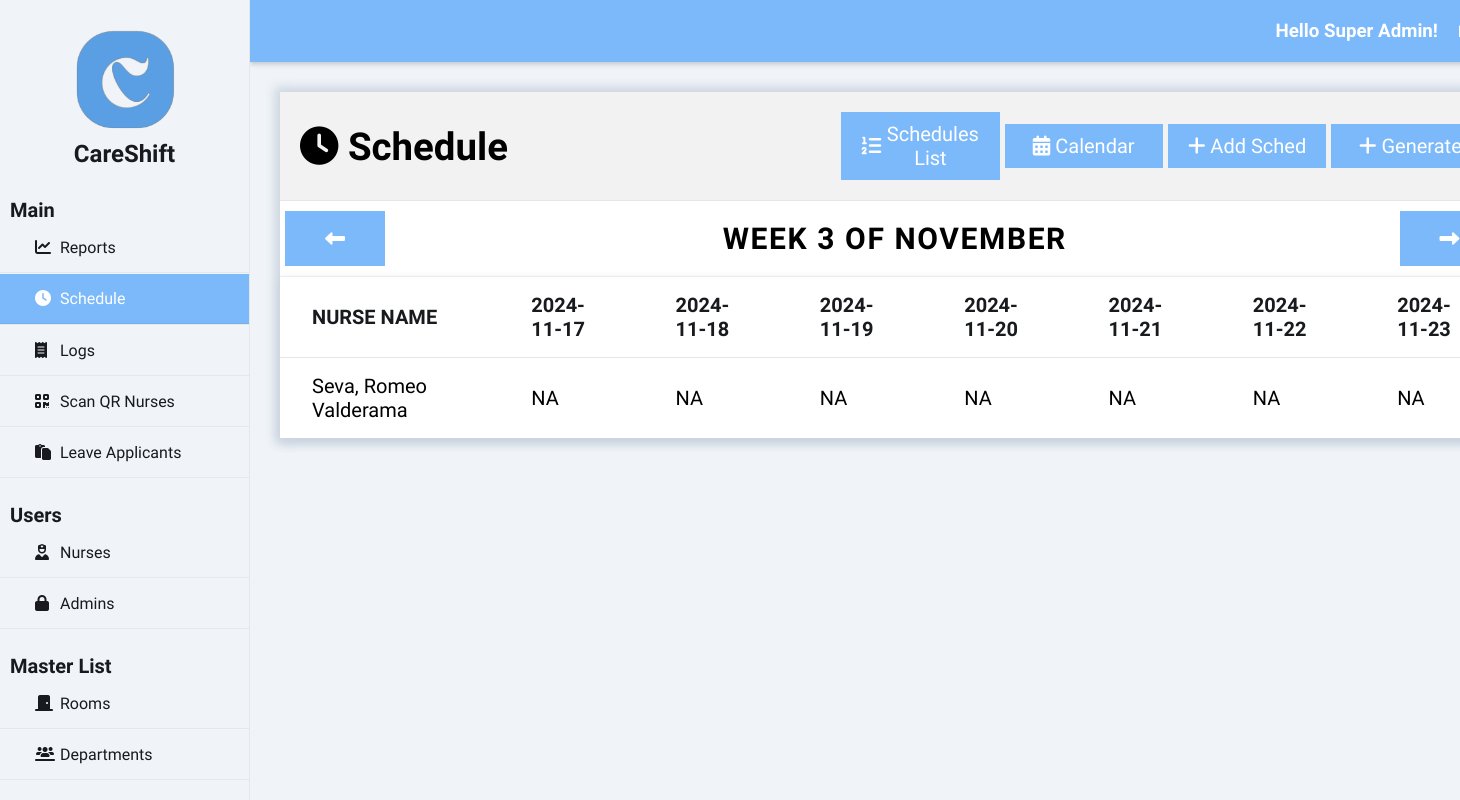
The page /index.php?page=schedule (signed in) on the database as committed earlier.
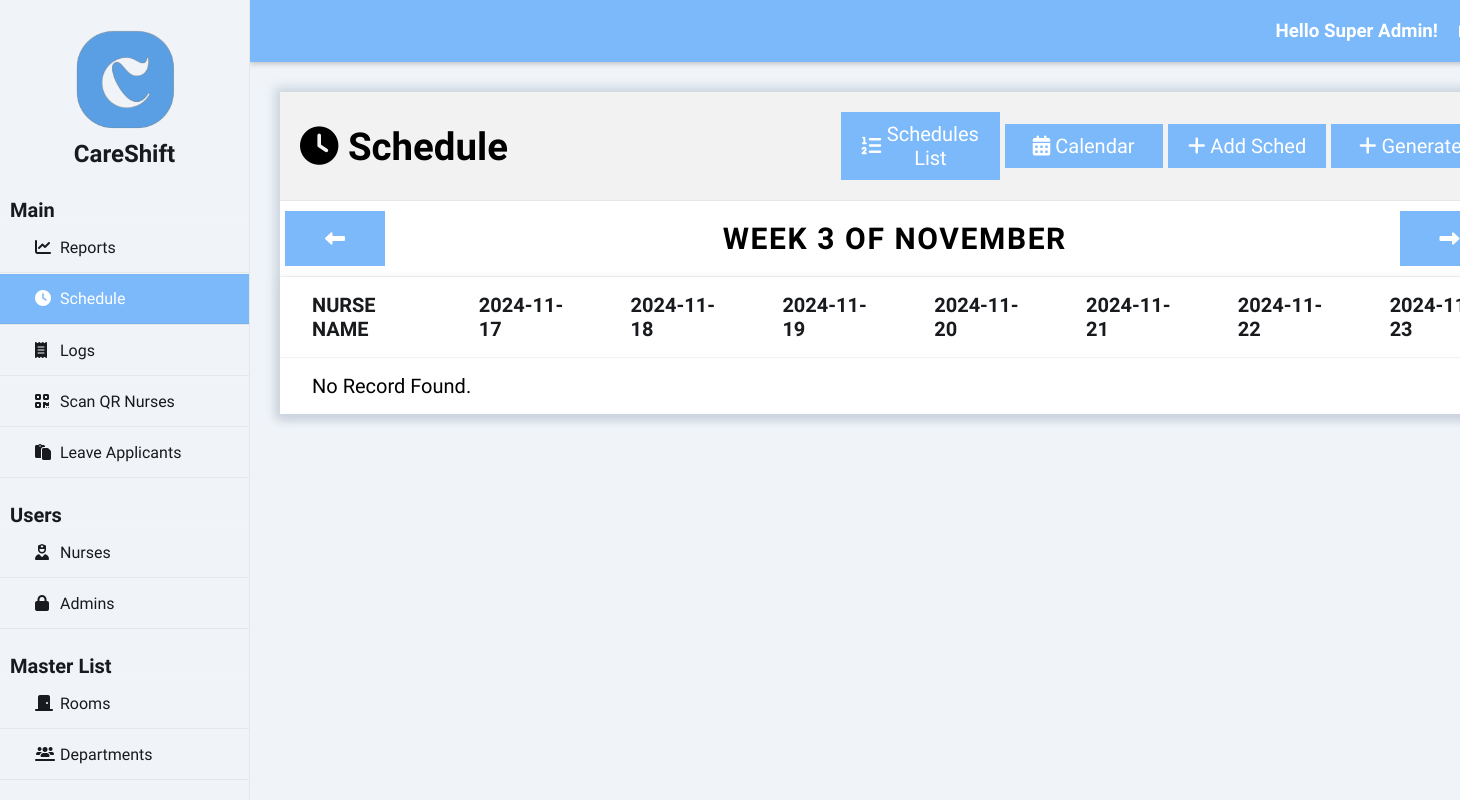
The same page on the database as committed later.
### tables this page shows
CREATE TABLE `nurse` (
  `nurse_id` int(50) NOT NULL auto_increment, 
  `nurse_password` varchar(32) NOT NULL,
  `nurse_fname` varchar(50) NOT NULL,
  `nurse_mname` varchar(50) NOT NULL,
  `nurse_lname` varchar(50) NOT NULL,
  `nurse_email` varchar(50) NOT NULL,
  `nurse_sex` varchar(50) NOT NULL,
  `nurse_contact` bigint(20) NOT NULL,
  `nurse_position` varchar(50) NOT NULL,
  `department_id` int(50) NOT NULL,
  PRIMARY KEY  (`nurse_id`)
);

### class/class.admin.php (called while the page is built, shortened)
<?php
class Admin{
	private $DB_SERVER='localhost';
	private $DB_USERNAME='root';
	private $DB_PASSWORD='';
	private $DB_DATABASE='db_careshift';
	private $conn;
	public function __construct(){
		$this->conn = new PDO("mysql:host=".$this->DB_SERVER.";dbname=".$this->DB_DATABASE,$this->DB_USERNAME,$this->DB_PASSWORD);
	}
	function get_id_by_username($username){
		$sql="SELECT adm_id FROM admin WHERE adm_username = :username";
		$q = $this->conn->prepare($sql);
		$q->execute(['username' => $username]);
		$id = $q->fetchColumn();
		return $id;
	}
	function get_fname($id){
		$sql="SELECT adm_fname FROM admin WHERE adm_id = :id";
		$q = $this->conn->prepare($sql);
		$q->execute(['id' => $id]);
		$fname = $q->fetchColumn();
		return $fname;
	}
	function get_lname($id){
		$sql="SELECT adm_lname FROM admin WHERE adm_id = :id";
		$q = $this->conn->prepare($sql);
		$q->execute(['id' => $id]);
		$lname = $q->fetchColumn();
		return $lname;
	}
	function get_access_id($id){
		$sql="SELECT useraccess_id FROM admin WHERE adm_id = :id";
		$q = $this->conn->prepare($sql);
		$q->execute(['id' => $id]);
		$useraccess_id = $q->fetchColumn();
		return $useraccess_id;
	}
}
?>

### class/class.schedule.php (called while the page is built, shortened)
<?php
class Schedule{
    private $DB_SERVER='localhost';
    private $DB_USERNAME='root';
    private $DB_PASSWORD='';
    private $DB_DATABASE='db_careshift';
    private $conn;
    public function __construct(){
        $this->conn = new PDO("mysql:host=".$this->DB_SERVER.";dbname=".$this->DB_DATABASE, $this->DB_USERNAME, $this->DB_PASSWORD);
    }
    public function getCurrentWeekDates($weekOffset = 0) {
        $dates = [];
        $currentDate = new DateTime();
        $currentDate->modify("Sunday this week");
        $currentDate->modify("{$weekOffset} week");
        for ($i = 0; $i < 7; $i++) {
            $dates[] = $currentDate->format('Y-m-d');
            $currentDate->modify('+1 day');
        }
        return $dates;
    }
    function get_shift_code($nurse_id, $date) {
    $sql = "SELECT sched_start_time, sched_end_time
            FROM schedule
            WHERE nurse_id = :nurse_id AND sched_date = :date";
    $q = $this->conn->prepare($sql);
    $q->execute(['nurse_id' => $nurse_id, 'date' => $date]);
    $shift = $q->fetch();
    return 'NA';
}
}

### class/class.nurse.php (called while the page is built, shortened)
<?php
class Nurse{
	private $DB_SERVER='localhost';
	private $DB_USERNAME='root';
	private $DB_PASSWORD='';
	private $DB_DATABASE='db_careshift';
	private $conn;
	public function __construct(){
		$this->conn = new PDO("mysql:host=".$this->DB_SERVER.";dbname=".$this->DB_DATABASE,$this->DB_USERNAME,$this->DB_PASSWORD);
	}
	public function list_nurses(){
		$sql="SELECT * FROM nurse";
		$q = $this->conn->query($sql) or die("failed!");
		while($r = $q->fetch(PDO::FETCH_ASSOC)){
		$data[]=$r;
		}
		if(empty($data)){
		   return false;
		}else{
			return $data;
		}
	}
}
?>

### index.php (the view, shortened to what this page needs)
<?php
include_once 'class/class.nurse.php';
include_once 'class/class.admin.php';
include_once 'class/class.schedule.php';
$page = (isset($_GET['page']) && $_GET['page'] != '') ? $_GET['page'] : 'reports';
$subpage = (isset($_GET['subpage']) && $_GET['subpage'] != '') ? $_GET['subpage'] : '';
$nurse = new Nurse();
$admin = new Admin();
$schedule = new Schedule();
$admin_id = $admin->get_id_by_username($_SESSION['adm_username']);
$useraccess_id = $admin->get_access_id($admin_id);
?>
<!DOCTYPE html>
<html>
<head>
    <link rel="stylesheet" href="css/styles.css">
    <link rel="stylesheet" href="https://cdnjs.cloudflare.com/ajax/libs/fullcalendar/3.4.0/fullcalendar.css" />
</head>
<body>
    <div class="wrapper">
        <div class="sidebar">
            <img src="img/logo.png" alt="Logo Image" class="logo_image">
            <h2>CareShift</h2>
            <ul>
                <h3>Main</h3>
                <li><a href="index.php?page=reports" class="<?= $page == 'reports' ? 'active' : '' ?>"><i class="fas fa-solid fa-chart-line"></i>Reports</a></li>
                <li><a href="index.php?page=schedule" class="<?= $page == 'schedule' ? 'active' : '' ?>"><i class="fas fa-solid fa-clock"></i>Schedule</a></li>
                <?php if ($useraccess_id != 2 && $useraccess_id != 3): ?>
                <li><a href="index.php?page=logs" class="<?= $page == 'logs' ? 'active' : '' ?>"><i class="fas fa-solid fa-receipt"></i>Logs</a></li>
                <?php endif; ?>
                <li><a href="index.php?page=scan" class="<?= $page == 'scan' ? 'active' : '' ?>"><i class="fas fa-solid fa-qrcode"></i>Scan QR Nurses</a></li>
                <li><a href="index.php?page=leave" class="<?= $page == 'leave' ? 'active' : '' ?>"><i class="fas fa-regular fa-paste"></i>Leave Applicants</a></li>
                <h3>Users</h3>
                <li><a href="index.php?page=nurses" class="<?= $page == 'nurses' ? 'active' : '' ?>"><i class="fas fa-solid fa-user-nurse"></i>Nurses</a></li>
                <?php if ($useraccess_id != 2 && $useraccess_id != 3): ?>
                <li><a href="index.php?page=admins" class="<?= $page == 'admins' ? 'active' : '' ?>"><i class="fas fa-lock" aria-hidden="true"></i></i>Admins</a></li>
                <?php endif; ?>
                <h3>Master List</h3>
                <li><a href="index.php?page=rooms" class="<?= $page == 'rooms' ? 'active' : '' ?>"><i class="fas fa-solid fa-door-closed"></i>Rooms</a></li>
                <li><a href="index.php?page=departments" class="<?= $page == 'departments' ? 'active' : '' ?>"><i class="fas fa-solid fa-users-line"></i>Departments</a></li>
            </ul>
        </div>
        <div class="body">
            <div class="header">
                <h3>Hello <?php echo $admin->get_fname($admin_id).' '.$admin->get_lname($admin_id);?>!</h3>
                <a href="logout.php" class="right">Logout</a>
            </div>
            <div class="main_content">
                <?php
                    switch($page){
                    case 'schedule':
                        require_once 'schedule-module/index.php';
                    break;
                    }
                ?>
            </div>
        </div>
</body>
</html>

### schedule-module/index.php (shortened to what this page needs)
<?php
$admin_id = $admin->get_id_by_username($_SESSION['adm_username']);
$access_id = $admin->get_access_id($admin_id);
$scheduler_department_id = $admin->get_department_id($admin_id);
if ($access_id == 3) {
    $nurses = $nurse->list_nurses_by_department($scheduler_department_id);
} else {
    $nurses = $nurse->list_nurses();
}
?>
<div class="content_wrapper">
	<?php
        switch($subpage){
            default:
                require_once 'main.php';
            break;
        }
    ?>
</div>

### schedule-module/main.php
<?php
$weekOffset = isset($_GET['weekOffset']) ? (int)$_GET['weekOffset'] : 0;
$weekDates = $schedule->getCurrentWeekDates($weekOffset);
$startOfWeek = new DateTime($weekDates[0]);
$monthStart = new DateTime($startOfWeek->format('Y-m-01'));
$weekOfMonth = ceil(($startOfWeek->format('d') + $monthStart->format('N') - 1) / 7);
$monthName = $startOfWeek->format('F');
?>
<div class="heading">
    <h1><i class="fas fa-solid fa-clock"></i>&nbsp;Schedule</h1>
    <a href="index.php?page=schedule" class="right_button"><i class="fa fa-list-ol" aria-hidden="true"></i>&nbspSchedules List</a>
    <a href="index.php?page=schedule&subpage=calendar" class="right_button"><i class="fa fa-calendar"></i>&nbspCalendar</a>
<?php if ($useraccess_id != 2 ): ?>
    <a href="index.php?page=schedule&subpage=add" class="right_button"><i class="fa fa-plus"></i>&nbspAdd Sched</a>
    <a href="index.php?page=schedule&subpage=generate" class="right_button"><i class="fa fa-plus"></i>&nbspGenerate</a>
<?php endif; ?>
</div>
<div class="schedule_table_header">
    <button class="nav-button" onclick="navigateWeek(<?php echo $weekOffset - 1; ?>)"><i class="fa-solid fa-left-long"></i></button>
    <h2>Week <?php echo $weekOfMonth; ?> of <?php echo $monthName; ?></h2>
    <button class="nav-button" onclick="navigateWeek(<?php echo $weekOffset + 1; ?>)"><i class="fa-solid fa-right-long"></i></button>
</div>
<table id="tablerecords">
    <thead>
        <tr>
            <th>Nurse Name</th>
            <?php foreach ($weekDates as $date): ?>
                <th><?php echo $date; ?></th>
            <?php endforeach; ?>
        </tr>
    </thead>
    <tbody>
        <?php
        if ($nurses) {
            foreach ($nurses as $value) {
                extract($value);
                $row_url = "index.php?page=nurses&subpage=profile&id=" . $nurse_id;
                ?>
                <tr onclick="location.href='<?php echo $row_url; ?>'" style="cursor: pointer;">
                    <td><?php echo $nurse_lname . ', ' . $nurse_fname . ' ' . $nurse_mname; ?></td>
                    <?php
                    foreach ($weekDates as $date) {
                        $shiftCode = $schedule->get_shift_code($nurse_id, $date);
                        echo "<td>$shiftCode</td>";
                    }
                    ?>
                </tr>
                <?php
            }
        } else {
            ?>
            <tr>
                <td colspan="<?php echo count($weekDates) + 1; ?>">No Record Found.</td>
            </tr>
        <?php
        }
        ?>
    </tbody>
</table>
</div>

### css/styles.css (style rules this page uses)
* { margin: 0; padding: 0; box-sizing: border-box; list-style: none; text-decoration: none; font-family: "Afacad Flux", sans-serif; }
body { background: #F0F4F8; }
.wrapper { display: flex; position: relative; }
.wrapper .sidebar { position: fixed; width: 250px; height: 100%; background: #F0F4F8; padding: 30px 0; z-index: 999; border-right: 1px solid rgba(0, 0, 0, 0.05); }
.wrapper .sidebar img { width: 100px; height: 100px; display: block; margin: 0 auto; }
.wrapper .sidebar h2 { color: #181a1d; text-align: center; margin-top: 10px; margin-bottom: 30px; }
.wrapper .sidebar h3 { color: #181a1d; font-size: 20px; margin-top: 25px; margin-left: 10px; }
.wrapper .sidebar ul li { border-bottom: 1px solid rgba(0, 0, 0, 0.05); border-top: 1px solid rgba(255, 255, 255, 0.05); transition: 0.3s; }
.wrapper .sidebar ul li a { color: #181a1d; display: block; padding: 15px 15px 15px 35px; transition: 0.3s; }
.wrapper .sidebar ul li a .fas { width: 25px; transition: 0.1s; }
.wrapper .sidebar ul li a.active { background-color: #7BB9FA; color: #ffffff; border-bottom: 1px solid rgba(0, 0, 0, 0.05); }
.wrapper .sidebar ul li a.active .fas { color: #ffffff; }
.wrapper .body { width: 100%; margin-left: 250px; }
.wrapper .body .header { padding: 20px; background: #7BB9FA; display: flex; justify-content: flex-end; gap: 20px; align-items: center; position: sticky; top: 0; z-index: 100; box-shadow: 0 2px 5px rgba(0, 0, 0, 0.2); }
.wrapper .body .header a { text-decoration: none; color: white; text-transform: uppercase; font-weight: 800; }
.wrapper .body .header h3 { margin: 0; color: white; }
.wrapper .body .main_content { padding: 0px 30px 0px 30px; }
.wrapper .body .main_content h1 { font-size: 2.4rem; width: 80%; }
.wrapper .body .main_content .content_wrapper { background: white; box-shadow: 0 0 10px 5px #CBD4DF; margin-top: 30px; margin-bottom: 30px; }
.wrapper .body .main_content .content_wrapper .heading { display: flex; justify-content: space-between; align-items: center; background-color: #f2f2f2; padding: 20px; border-bottom: 1px solid rgba(0, 0, 0, 0.05); }
.heading .right_button { padding: 10px 20px; width: 250px; background-color: #7BB9FA; color: white; border: none; cursor: pointer; font-size: 20px; margin-left: 5px; display: flex; justify-content: center; align-items: center; text-align: center; }
.right { float: right; }
.nav-button { margin: 10px; padding: 10px 20px; width: 100px; background-color: #7BB9FA; color: white; border: none; cursor: pointer; font-size: 20px; margin-left: 5px; display: flex; justify-content: center; align-items: center; text-align: center; }
.schedule_table_header { display: flex; justify-content: space-between; }
.schedule_table_header h2 { font-size: 30px; margin: 20px; text-transform: uppercase; font-weight: 800; letter-spacing: 0.1rem; }
#tablerecords { padding: 10px; box-shadow: 0 5px 10px #CBD4DF; width: 100%; background-color: white; text-align: left; overflow: hidden; border-collapse: collapse; }
#tablerecords thead { color: #181a1d; box-shadow: 0 5px 10px #CBD4DF; border-top: 1px solid rgba(0, 0, 0, 0.05); border-bottom: 1px solid rgba(0, 0, 0, 0.05); }
#tablerecords thead tr th { padding: 1rem 2rem; text-transform: uppercase; font-size: 20px; font-weight: 900; }
#tablerecords th, #tablerecords td { padding: 10px 0px; }
#tablerecords tbody { font-size: 20px; }
#tablerecords tbody tr:nth-child(odd) { background-color: #ffffff; }
#tablerecords tbody tr td { padding: 1rem 2rem; }

Rows that differ between the two databases and show on the page:
removed nurse: nurse_lname "Seva", nurse_fname "Romeo", nurse_mname "Valderama", shiftCode "NA"
Other text that changed with them:
text now shown: "No Record Found."
